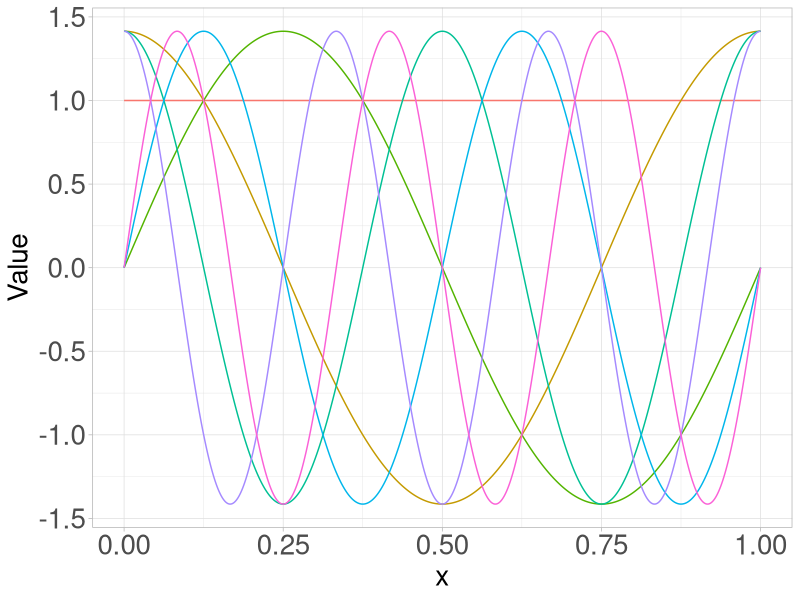

Source code (R):
##### This script generates a plot showing of a chosen number of fourier basis functions #####

# Load packages
library(tidyverse)

# setup for plot generation
n_funcs <- 7
n_points <- 1000

# function factory that generates the basis functions
basis_func <- function(i){
  if(i == 1){
    ret_func <- function(x){return(1)}
  } else
  if(i %% 2 == 0){
      ret_func <- function(x){return(sqrt(2)*cos(pi * i * x))}
  } else
  if(i > 1 && i %% 2 == 1){
    ret_func <- function(x){return(sqrt(2)*sin(pi * (i-1) * x))}
  } else{
    stop('Malformed Index chosen.')
  }
}

# Create points for calculation of basis functions
points <- seq(from = 0, to = 1, length.out = n_points)

# Calculate basis functions at points
res_list <- list()
for(i in 1:n_funcs){
  tmp_func <- basis_func(i)
  res_list[[i]] <- unlist(
    map(.x = points, .f = tmp_func)
    )
}

# convert to tibble
res_tibble <- cbind(tibble(x = points),
                    as_tibble(res_list, .name_repair = 'unique'))
names(res_tibble) <- c('x', paste0('S_', 1:n_funcs))

# pivot_longer to allow for easy plotting
plot_tibble <- res_tibble %>% 
  pivot_longer(cols = !x, names_to = 'Function', values_to = 'Value')

# generate plot
fourier_plot <- ggplot(data = plot_tibble) +
  geom_line(aes(x = x, y = Value, col = Function)) +
  #ggtitle("Fourier Basis") +
  theme_light() +
  #scale_colour_brewer(palette="Set1") + 
  theme(legend.position = "none",
        #plot.title = element_text(size = 30),
        axis.title = element_text(size = 20),
        axis.text = element_text(size = 20),
        legend.title = element_text(size = 24),
        legend.text = element_text(size = 20))

# save plot in appropriate folder
ggsave(filename = '../Graphics/Fourier_Basis.pdf', plot = fourier_plot,
       width = 20, height = 8, units = "in", dpi = 600)
